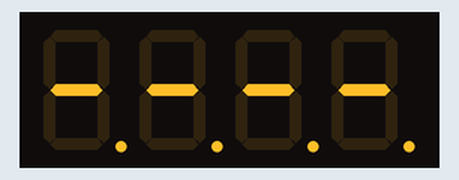
Simulated run of this program. Board: ESP32 board running MicroPython. Parts: 4-digit seven-segment display. The segment pins are drawn as the display they are named for; what the program prints to the serial console is not drawn.

Above: at 0.28 s.
At 9.33 s:
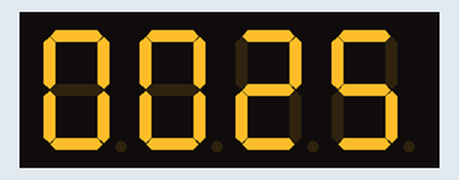
At 14.79 s:
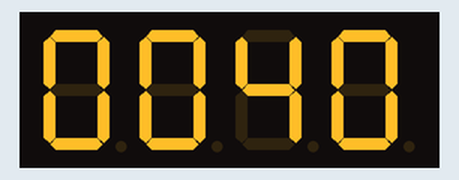
At 19.14 s:
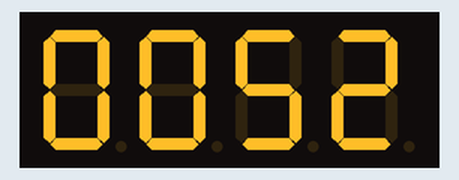
At 26.79 s:
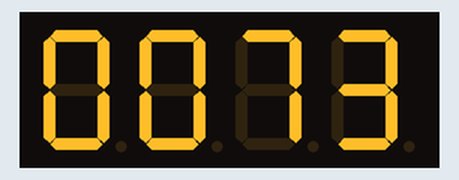
At 38.07 s:
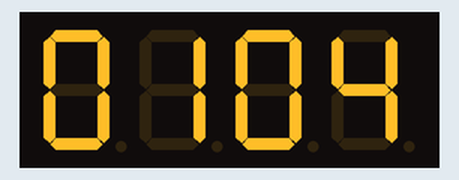

The program:

main.py
```python
from machine import Pin
import time

segments = {
    'a': Pin(23, Pin.OUT),
    'b': Pin(22, Pin.OUT),
    'c': Pin(21, Pin.OUT),
    'd': Pin(19, Pin.OUT),
    'e': Pin(18, Pin.OUT),
    'f': Pin(5, Pin.OUT),
    'g': Pin(17, Pin.OUT),
    'dp': Pin(16, Pin.OUT)
}

digits = [
    Pin(4, Pin.OUT),
    Pin(2, Pin.OUT),
    Pin(15, Pin.OUT),
    Pin(13, Pin.OUT)
]

digit_map = {
    0: "abcdef",
    1: "bc",
    2: "abdeg",
    3: "abcdg",
    4: "bcfg",
    5: "acdfg",
    6: "acdefg",
    7: "abc",
    8: "abcdefg",
    9: "abcdfg"
}

def clear_segments():
    for seg in segments.values():
        seg.value(0)

def disable_digits():
    for d in digits:
        d.value(1)

def show_digit(position, number):
    disable_digits()
    clear_segments()

    for seg in digit_map[number]:
        segments[seg].value(1)

    digits[position].value(0)

def show_number(num):
    s = f"{num:04d}"

    for i in range(4):
        show_digit(i, int(s[i]))
        time.sleep_ms(2)

def main():
    print("4-digit 7-segment direct test started...")
    try:
        while True:
            for n in range(10000):
                for _ in range(40):
                    show_number(n)
    except KeyboardInterrupt:
        clear_segments()
        print("Program stopped by user")

if __name__ == "__main__":
    main()
```

Measured:
- what the display in image 2 shows lasts 0.4 s, from 14.6 s to 15.0 s
